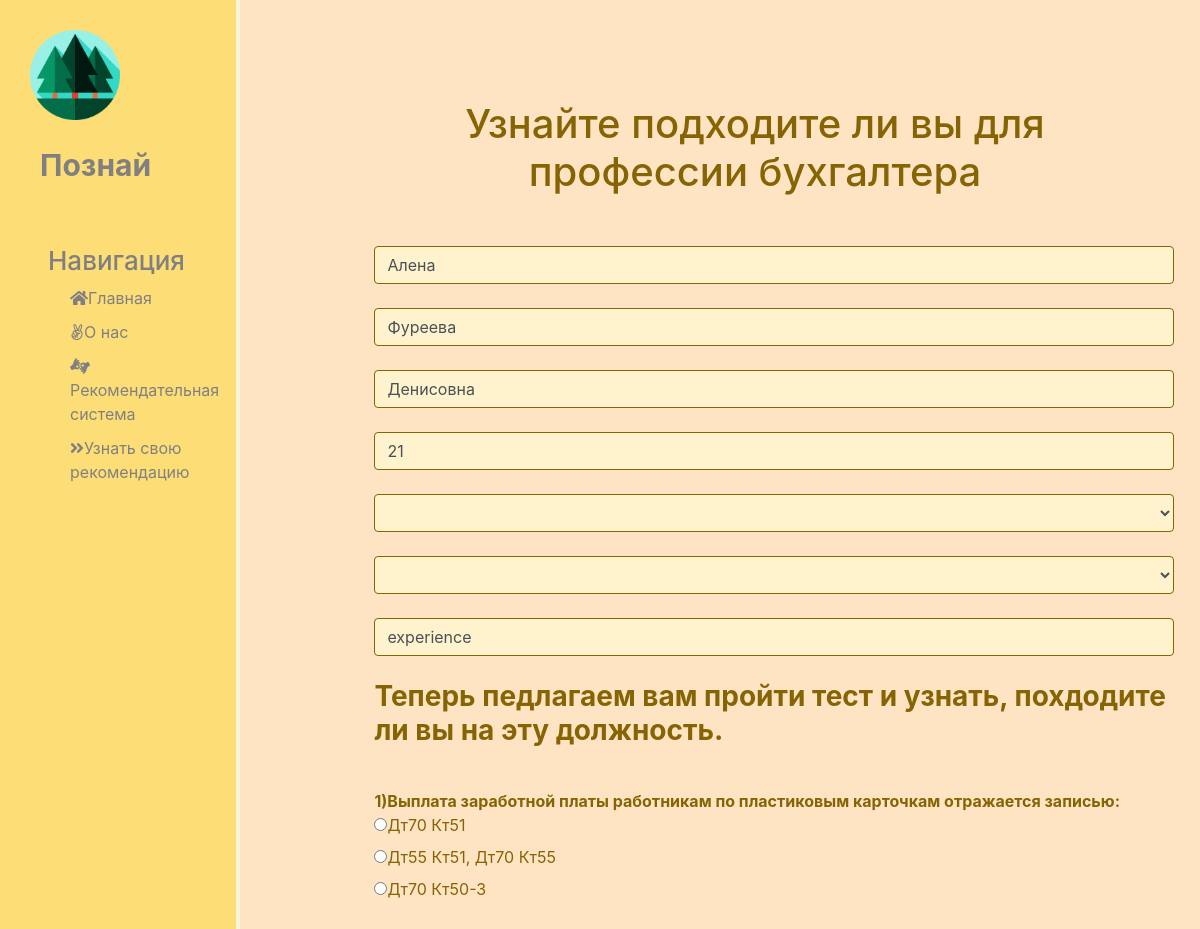
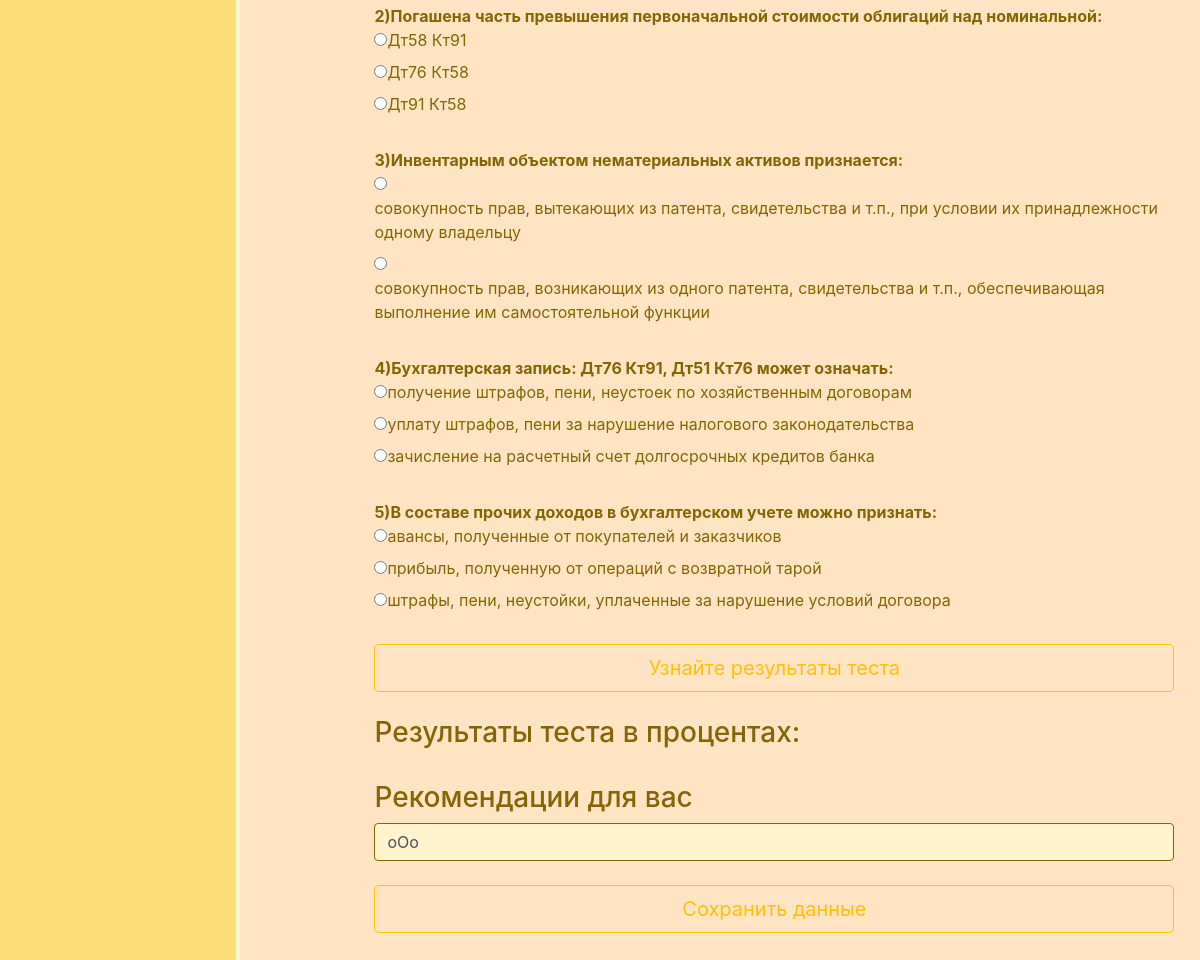
Screenshot of /recommendation/3/update with the database file from the repository (2 pictures, top to bottom).
### recommendation/models.py (models this page shows, shortened)
class UserForRec(models.Model):
    name = models.CharField('Ваше имя', max_length=50)
    surname = models.CharField('Ваша фамилия', max_length=50)
    patronymic = models.CharField('Ваше отчество', max_length=50)
    age = models.IntegerField('Ваш возраст')
    education = models.CharField('Образование', max_length=50)
    diplom = models.CharField('Диплом', max_length=50)
    experience = models.IntegerField('Стаж работы')
    recommendation = models.TextField('Ваши рекомендации')
    class Meta:
        verbose_name = 'Пользователь для рекомендации'
        verbose_name_plural = 'Пользователи для рекомендации'

### recommendation/views.py (the view)
# urls.py: path('<int:pk>/update', views.RecommendationUpdate.as_view(), name='recommendation-update'),
class RecommendationUpdate(UpdateView):
    model = UserForRec
    template_name = 'recommendation/create.html'
    form_class = UserForRecForm

### recommendation/templates/recommendation/create.html (shortened to what this page needs)
{% extends 'main/layout.html' %}
{% block content %}
    <div class="features">
        <h1>Узнайте подходите ли вы для профессии бухгалтера</h1>
        <form method="post">
            {{ form.name }}<br>
            {{ form.surname }}<br>
            {{ form.patronymic }}<br>
            {{ form.age }}<br>
            {{ form.education }}<br>
            {{ form.diplom }}<br>
            {{ form.experience }}<br>
            {% include 'recommendation/test.html' %}
            {{ form.recommendation }}<br>
            <button class="btn btn-outline-warning btn-lg btn-block" type="submit">Сохранить данные</button>
        </form>
    </div>
{% endblock%}

### main/static/main/css/main.css (style rules this page uses)
body { background: #FFE4C4; }
main .features { float: left; color: #856404; margin-top: 100px; width: 35%; }
main .features h1 { font-size: 40px; text-align: center; margin-left: 200px; width: 150%; }
main .features input { background-color: #fff3cd; border-color: #856404; }
main .features select { background-color: #fff3cd; border-color: #856404; }
form { margin-left: 32%; width: 800px; margin-top: 50px; }

### rows the page displays
UserForRec: name "Алена", surname "Фуреева", patronymic "Денисовна", age "21", experience "experience", recommendation "oOo"
